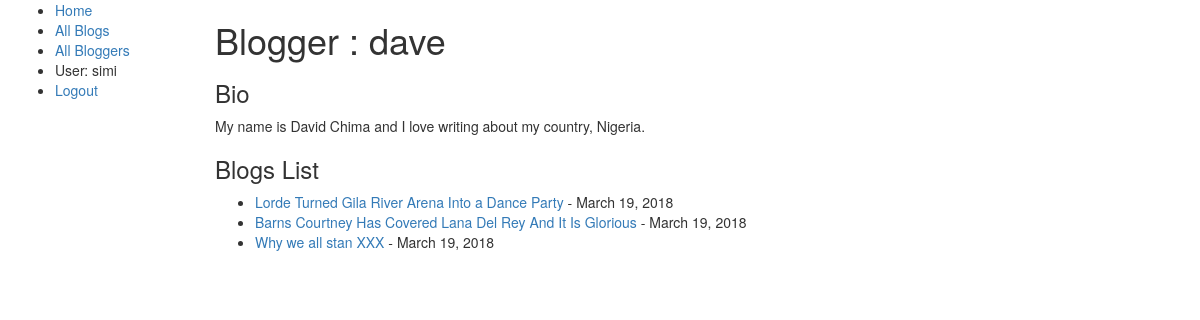
Page /blog/blogger/2 (signed in) on the committed database.
### blog/models.py (models this page shows, shortened)
class Blogger(models.Model):
    first_name = models.CharField(max_length = 100)
    last_name = models.CharField(max_length = 100)
    username = models.CharField(max_length = 50)
    date_of_birth = models.DateField(null = True, blank = True)
    location = models.CharField(max_length = 200, null = True)
    bio = models.TextField(null = True , blank = True)
    def __str__(self):
        return "{}".format(self.username)

class BlogPost(models.Model):
    blog_post_title = models.CharField(max_length = 400)
    post_date = models.DateField(null = True , default = timezone.now)
    post_time = models.TimeField(null = True , default = timezone.now)
    blogger = models.ForeignKey(Blogger, on_delete = models.SET_NULL, null = True)
    content = models.TextField()
    class Meta:
        ordering = ['-post_date', '-post_time']
    def __str__(self):
        return "{}".format(self.blog_post_title)

### blog/views.py (the view)
# urls.py: path('blogger/<int:pk>', views.blogger_detail, name ='blogger-detail'),
def blogger_detail(request , pk):
    blogger = Blogger.objects.get(pk = pk)
    blog_posts =  BlogPost.objects.filter(blogger__id = pk)
    return render (request,
    'blog/blogger_detail.html',
    context ={'blogger': blogger, 'blog_posts':blog_posts},
    )

### blog/templates/blog/blogger_detail.html
{% extends 'blog/base_generic.html' %}
{% block content %}
    <h1>Blogger : {{blogger}}</h1>
    <h3>Bio</h3>
    <p>{{blogger.bio}}</p>
    <h3>Blogs List</h3>
    <div class = "blog-post">
        <ul>
            {% for blog in blog_posts %}
                <li><a href ="{% url 'blog-detail' blog.id %}">{{blog}}</a> - {{blog.post_date}}</li>
            {% endfor %}
        </ul>
    </div>
{%endblock %}

### blog/templates/blog/base_generic.html (shortened to what this page needs)
<!DOCTYPE html>
<html lang ='en'>
    <head>
        <link rel="stylesheet" href="https://maxcdn.bootstrapcdn.com/bootstrap/3.3.7/css/bootstrap.min.css">
        {% load static %}
        <link rel="stylesheet" href="{% static 'blog/css/styles.css' %}">
    </head>
    <body>
        <div class="container-fluid">
            <div class="row">
                <div class="col-sm-2">
                    {% block sidebar %}
                    <ul class="sidebar-nav">
                        <li><a href="{% url 'index' %}">Home</a></li>
                        <li><a href="{% url 'all-blogs' %}">All Blogs</a></li>
                        <li><a href="{% url 'all-bloggers' %}">All Bloggers</a></li>
                        {% if user.is_authenticated %}
                            <li>User: {{ user.get_username }}</li>
                            <li><a href="{% url 'logout'%}?next={{request.path}}">Logout</a></li>
                        {% else %}
                            <li><a href="{% url 'login'%}?next={{request.path}}">Login</a></li>
                        {% endif %}
                    </ul>
                    {% endblock %}
                </div>
                <div class="col-sm-10 ">
                    {% block content %} {% endblock %}
                </div>
            </div>
        </div>
    </body>
</html>

### rows in the picture
Blogger: username "dave", bio "My name is David Chima and I love writing about my country, Nigeria."
BlogPost: blog_post_title "Lorde Turned Gila River Arena Into a Dance Party", post_date "March 19, 2018"
BlogPost: blog_post_title "Barns Courtney Has Covered Lana Del Rey And It Is Glorious", post_date "March 19, 2018"
BlogPost: blog_post_title "Why we all stan XXX", post_date "March 19, 2018"

### other values in the picture
{{ user.get_username }} "simi"
